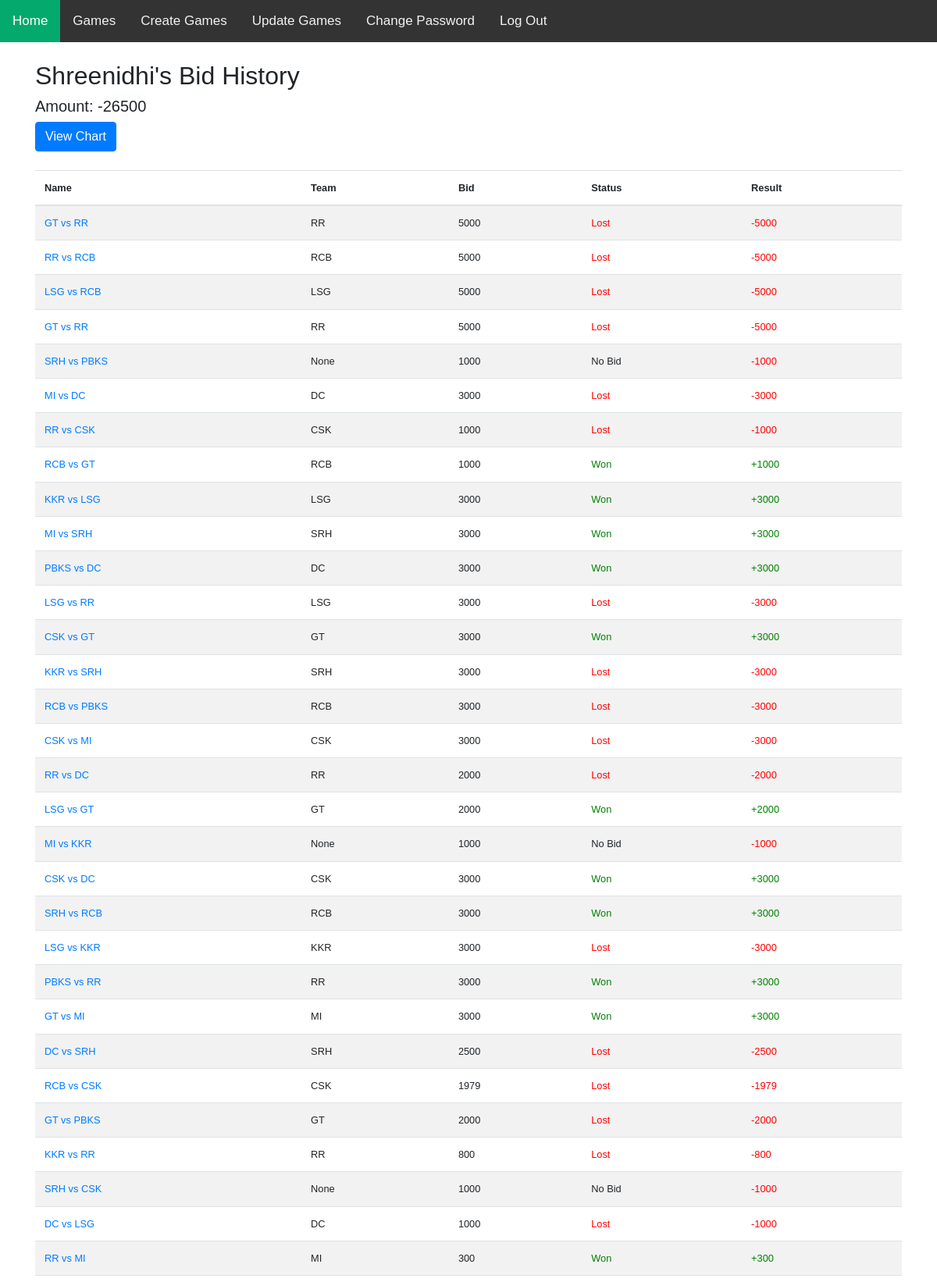
/bid/user/4/ (signed in, upper part), run on the app's committed database.
### bid/models.py (models this page shows, shortened)
class UserProfile(models.Model):
    user = models.OneToOneField(User, on_delete=models.CASCADE)
    amount = models.IntegerField(default=10000)
    @property
    def chart(self):
        game_results = list(self.results_user.all())
        game_results.sort(key=lambda x: x.game.date, reverse=False)
        games = ['', ]
        amounts = [10000, ]
        for result in game_results:
            if result.completed:
                games.append(result.game.name)
                if result.won:
                    amounts.append(amounts[-1] + result.bid_amount)
                else:
                    amounts.append(amounts[-1] - result.bid_amount)
        return (games, amounts)

class Game_Result(models.Model):
    user = models.ForeignKey(UserProfile, on_delete=models.CASCADE, related_name="results_user")
    game = models.ForeignKey(Game, on_delete=models.CASCADE, related_name="results_game")
    bid_amount = models.IntegerField()
    won = models.BooleanField(default=False)
    team = models.CharField(max_length=200, null=True, blank=True, choices=choices)
    completed = models.BooleanField(default=False)
    did_not_bid = models.BooleanField(default=False)
    class Meta:
        unique_together = ('user', 'game',)

class Game(models.Model):
    name = models.CharField(max_length=200, null=True, blank=True)
    date = models.DateTimeField()
    completed = models.BooleanField(default=False)
    winner = models.CharField(max_length=200, null=True, blank=True, choices=choices)
    team1 = models.CharField(max_length=200, choices=choices)
    team2 = models.CharField(max_length=200, choices=choices)

### bid/views.py (the view)
# urls.py: path('user/<int:pk>/', views.UserDetailView.as_view(), name='user'),
class UserDetailView(LoginRequiredMixin, View):
    model = UserProfile
    template_name = 'bid/user_detail.html'
    def get(self, request, *args, **kwargs):
        print('hello')
        user = UserProfile.objects.get(pk=kwargs['pk'])
        game_results = Game_Result.objects.filter(user=user)
        results_array = []
        for game_result in game_results:
            results_array.append(game_result)
        results_array.sort(key=lambda x: x.game.date, reverse=True)
        return render(request, self.template_name, {'results': results_array, 'result_user': user})

### bid/templates/bid/user_detail.html (shortened to what this page needs)
{% extends "base.html" %}
{% load bootstrap3 %}
{% load date %}
{% block content %}
    <h2>{{ result_user.user.first_name.capitalize }}'s Bid History</h2>
    <h5>Amount: {{ result_user.amount }}</h5>
    <button type="button" class="btn btn-primary" data-toggle="modal" data-target="#exampleModal">
        View Chart
      </button>
      <br/>
      <br/>
    <table class="table table-striped contents" style="font-size:80%;text-align:left;">
        <thead>
        <tr>
            <th scope="col">Name</th>
            <th scope="col">Team</th>
            <th scope="col">Bid</th>
            <th scope="col">Status</th>
            <th scope="col">Result</th>
        </tr>
        </thead>
        <tbody>
        {% for result in results %}
            <tr>
                <td><a href="{% url 'bid:game_detail' result.game.pk %}">{{ result.game.name }}</a></td>
                <td>{{ result.team }}</td>
                <td>{{ result.bid_amount }}</td>
                {% if result.did_not_bid %}
                    <td>No Bid</td>
                {% else %}
                    {% if result.game.completed %}
                        {% if result.won %}
                            <td style="color:green">Won</td>
                        {% else %}
                            <td style="color:red">Lost</td>
                        {% endif %}
                    {% else %}
                        <td>Not Decided</td>
                    {% endif %}
                {% endif %}
                {% if result.completed %}
                    {% if result.won %}
                        <td style="color: green">+{{ result.bid_amount }}</td>
                    {% else %}
                        <td style="color: red">-{{ result.bid_amount }}</td>
                    {% endif %}
                {% else %}
                    <td>N/A</td>
                {% endif %}
            </tr>
        {% endfor %}
        </tbody>
    </table>
{% endblock %}

### templates/base.html (style rules this page uses)
body { font-family: Arial, Helvetica, sans-serif; }
* { box-sizing: border-box; }

### data on the page
UserProfile: user.first_name "Shreenidhi", amount "-26500"
Game_Result: game.name "GT vs RR", team "RR", bid_amount "5000", did_not_bid "Lost"
Game_Result: game.name "RR vs RCB", team "RCB", bid_amount "5000", did_not_bid "Lost"
Game_Result: game.name "LSG vs RCB", team "LSG", bid_amount "5000", did_not_bid "Lost"
Game_Result: game.name "GT vs RR", team "RR", bid_amount "5000", did_not_bid "Lost"
Game_Result: game.name "SRH vs PBKS", team "None", bid_amount "1000", did_not_bid "No Bid"
Game_Result: game.name "MI vs DC", team "DC", bid_amount "3000", did_not_bid "Lost"
Game_Result: game.name "RR vs CSK", team "CSK", bid_amount "1000", did_not_bid "Lost"
Game_Result: game.name "RCB vs GT", team "RCB", bid_amount "1000", did_not_bid "Won"
Game_Result: game.name "KKR vs LSG", team "LSG", bid_amount "3000", did_not_bid "Won"
Game_Result: game.name "MI vs SRH", team "SRH", bid_amount "3000", did_not_bid "Won"
Game_Result: game.name "PBKS vs DC", team "DC", bid_amount "3000", did_not_bid "Won"
Game_Result: game.name "LSG vs RR", team "LSG", bid_amount "3000", did_not_bid "Lost"
Game_Result: game.name "CSK vs GT", team "GT", bid_amount "3000", did_not_bid "Won"
Game_Result: game.name "KKR vs SRH", team "SRH", bid_amount "3000", did_not_bid "Lost"
Game_Result: game.name "RCB vs PBKS", team "RCB", bid_amount "3000", did_not_bid "Lost"
Game_Result: game.name "CSK vs MI", team "CSK", bid_amount "3000", did_not_bid "Lost"
Game_Result: game.name "RR vs DC", team "RR", bid_amount "2000", did_not_bid "Lost"
Game_Result: game.name "LSG vs GT", team "GT", bid_amount "2000", did_not_bid "Won"
Game_Result: game.name "MI vs KKR", team "None", bid_amount "1000", did_not_bid "No Bid"
Game_Result: game.name "CSK vs DC", team "CSK", bid_amount "3000", did_not_bid "Won"
Game_Result: game.name "SRH vs RCB", team "RCB", bid_amount "3000", did_not_bid "Won"
Game_Result: game.name "LSG vs KKR", team "KKR", bid_amount "3000", did_not_bid "Lost"
Game_Result: game.name "PBKS vs RR", team "RR", bid_amount "3000", did_not_bid "Won"
Game_Result: game.name "GT vs MI", team "MI", bid_amount "3000", did_not_bid "Won"
Game_Result: game.name "DC vs SRH", team "SRH", bid_amount "2500", did_not_bid "Lost"
Game_Result: game.name "RCB vs CSK", team "CSK", bid_amount "1979", did_not_bid "Lost"
Game_Result: game.name "GT vs PBKS", team "GT", bid_amount "2000", did_not_bid "Lost"
Game_Result: game.name "KKR vs RR", team "RR", bid_amount "800", did_not_bid "Lost"
Game_Result: game.name "SRH vs CSK", team "None", bid_amount "1000", did_not_bid "No Bid"
Game_Result: game.name "DC vs LSG", team "DC", bid_amount "1000", did_not_bid "Lost"
Game_Result: game.name "RR vs MI", team "MI", bid_amount "300", did_not_bid "Won"
